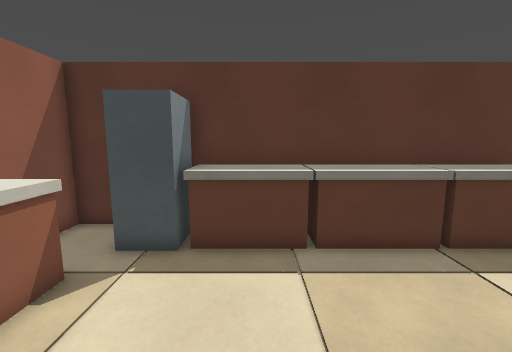
View 1 (above)

15 first-person views from a walk through a Godot game level. The camera is 1.5 m above the floor, tilts 8° down and sees 90° across. The floor is counted in squares, 0.5 m on a side. Each view is taken from the middle of a square. On the plan, view 1 faces up. The plan holds only what a view shows up to about 19 squares ahead; the rest is blank.

View 2
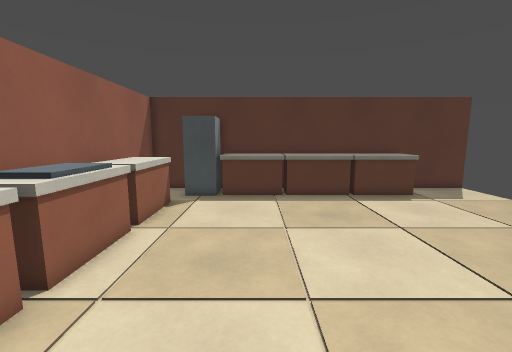

View 3
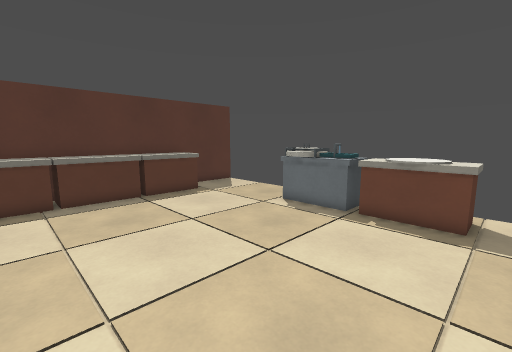

View 4
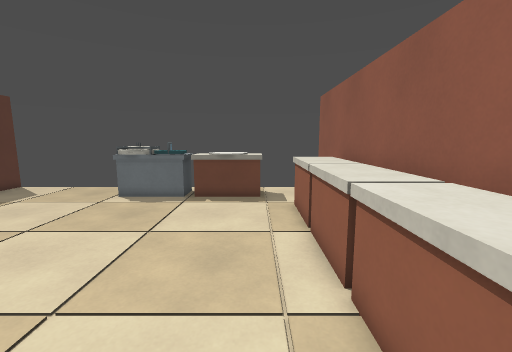

View 5
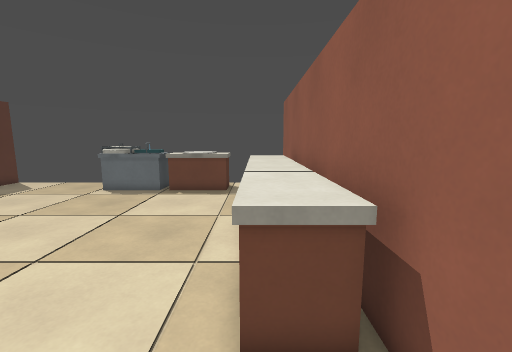

View 6
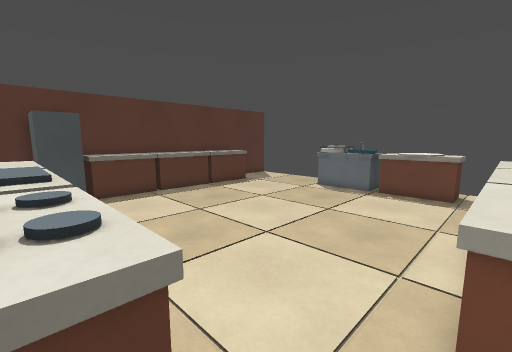

View 7
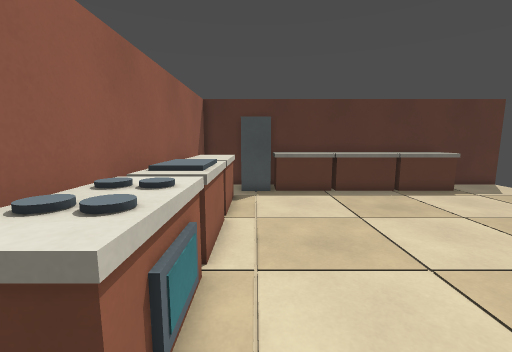

View 8
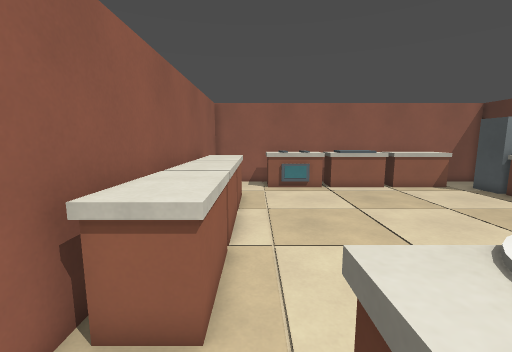

View 9
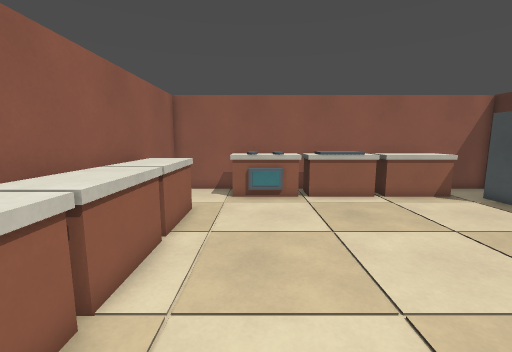

View 10
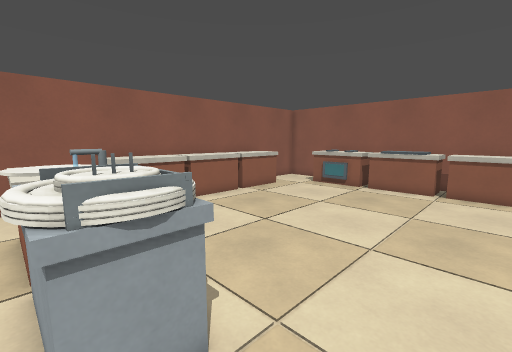

View 11
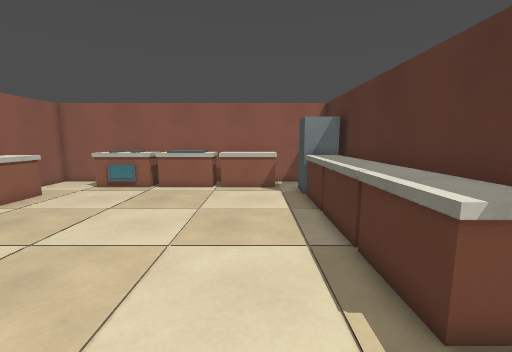

View 12
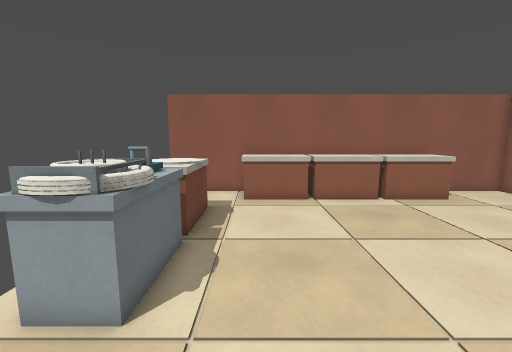

View 13
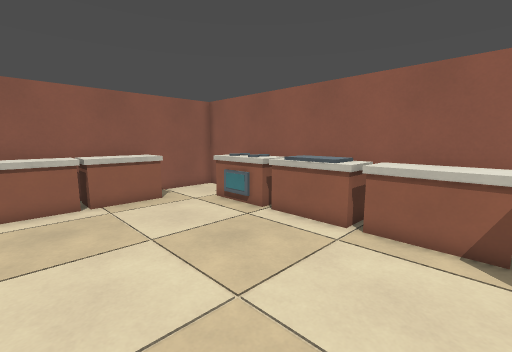

View 14
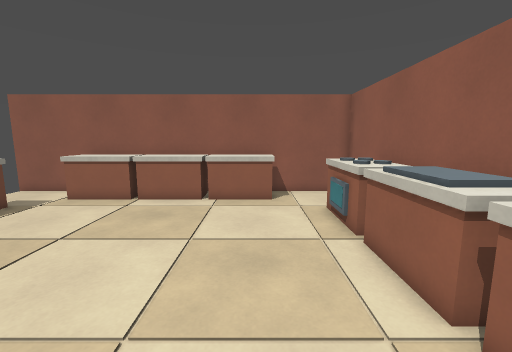

View 15
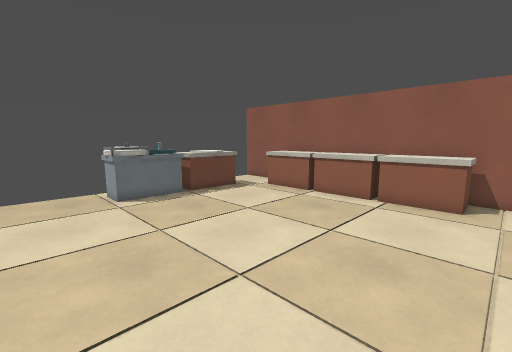

### Floor plan
Key: @ floor where view 1 was taken; # wall or solid block; . floor; ^ raised ledge; B block; C counter.
Columns run from 7 left of view 1 to 13 right of it. Each row starts with its distance up from view 1.
  9  ####################
  8  #.B B^^^CCCC^^^^...
  7 ##.BBB^^^CCCC^^^....
  6 ##..................
  5 #CCC................
  4 #CCC................
  3 #CCC................
  2 #CCC................
  1 #CCC.............#C#
  0 #CCC...@.........CCC
 -1 #CCC.............#C#
 -2 #CCC.............###
 -3 #^^^.............CCC
 -4 #^^^.............CCC
 -5 #^^^.............CCC
 -6 #^^^.............CCC
 -7 ##..................
 -8 ##...^^^^^^^^^^^....
 -9 ##...^^^^^^^^^^^^...
-10 #####################

Where each view was taken, in squares from view 1:
view 1: 0 up, 0 right, facing up
view 2: 7 down, 0 right, facing up
view 3: 7 down, 0 right, facing up-right
view 4: 6 down, 3 left, facing right
view 5: 8 down, 5 left, facing right
view 6: 8 down, 5 left, facing up-right
view 7: 8 down, 3 left, facing up
view 8: 7 down, 12 right, facing left
view 9: 5 down, 9 right, facing left
view 10: 4 up, 12 right, facing down-left
view 11: 4 up, 12 right, facing left
view 12: 5 up, 8 right, facing down
view 13: 5 up, 4 right, facing down-left
view 14: 5 up, 1 left, facing down
view 15: 5 up, 3 left, facing down-right
